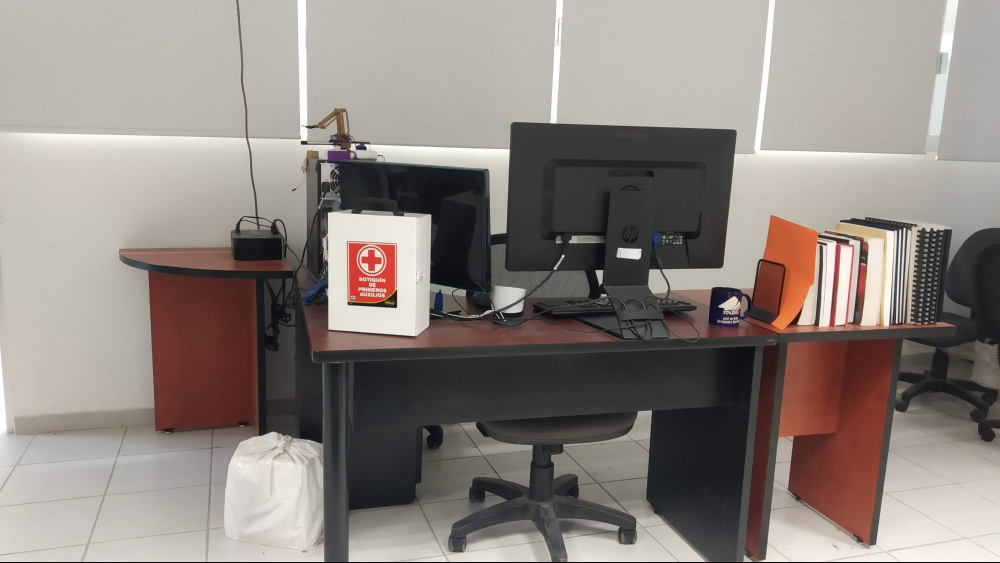
#> input picture Practica9: Descriptores/python/I1.jpg, 4000 x 2250 px (shown at 1/4 size); its folder holds 3 pictures in this run
$ python panorama.py
#> lines starting #> are read from the running program, lines starting #| are printed output that depends on the picture
from imutils import paths
import numpy as np
import matplotlib.pyplot as plt
import cv2

def plot_images(*imgs, figsize=(10,5), hide_ticks=False):
    '''Display one or multiple images.'''
    f = plt.figure(figsize=figsize)
    width = np.ceil(np.sqrt(len(imgs))).astype('int')
    height = np.ceil(len(imgs) / width).astype('int')
    for i, img in enumerate(imgs, 1):
        ax = f.add_subplot(height, width, i)
        if hide_ticks:
            ax.axis('off')
        ax.imshow(cv2.cvtColor(img, cv2.COLOR_BGR2RGB))


akaze = cv2.AKAZE_create()
bf = cv2.BFMatcher(cv2.NORM_HAMMING, crossCheck=True)

# Path a las imágenes
imagePaths = sorted(list(paths.list_images("./")))
images = []
images_gray = []
kpts = []
desc = []
for imagePath in imagePaths:
    image = cv2.imread(imagePath)
#> image is the input picture: shape (2250, 4000, 3); mean B, G, R 127.5, 132.6, 141.5

    scale_percent = 20  # Reducir a este porcentaje
    width = int(image.shape[1] * scale_percent / 100)
#> width = 800
    height = int(image.shape[0] * scale_percent / 100)
#> height = 450
    image = cv2.resize(image, (width, height), interpolation=cv2.INTER_AREA)
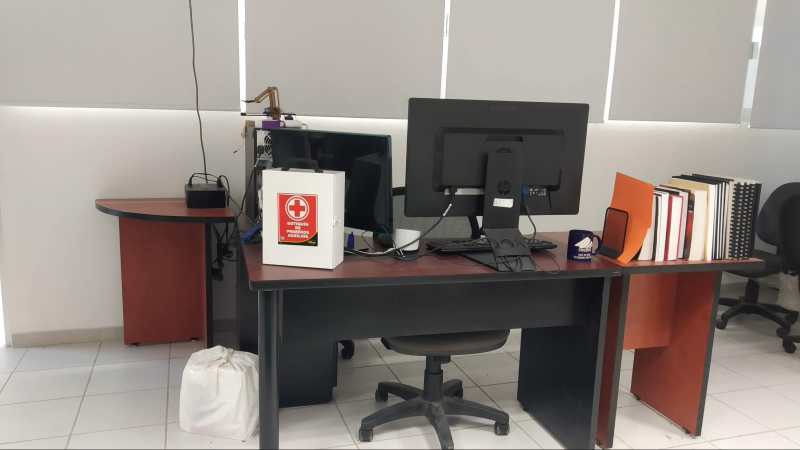
#> image: shape (450, 800, 3); mean B, G, R 127.5, 132.6, 141.5

    images.append(image)

    keypoints, features = akaze.detectAndCompute(image, None)
#> keypoints = 651 keypoints; strongest (x, y, size): (406, 238, 16.1), (503, 202, 11.4), (507, 203, 8.1), (328, 186, 22.8)
    kpts.append(keypoints)
    desc.append(features)
#> pass 2 of the loop `for imagePath in imagePaths:`:
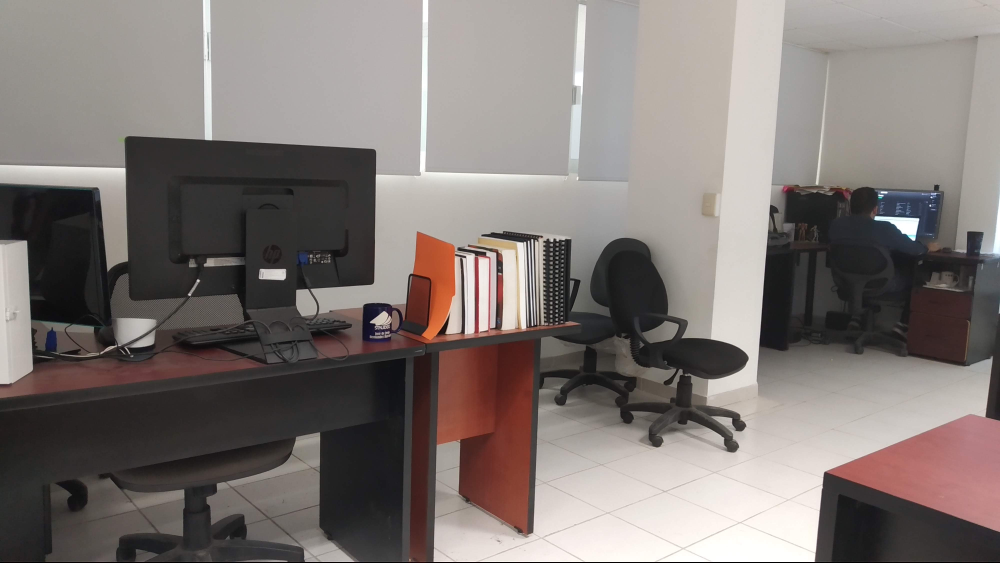
#> input picture Practica9: Descriptores/python/I2.jpg, 4000 x 2250 px (shown at 1/4 size)
#> image is the input picture: shape (2250, 4000, 3); mean B, G, R 116, 119.2, 127.1
#> `image = cv2.resize(image, (width, height), interpolation=cv2.INTER_AREA)`:
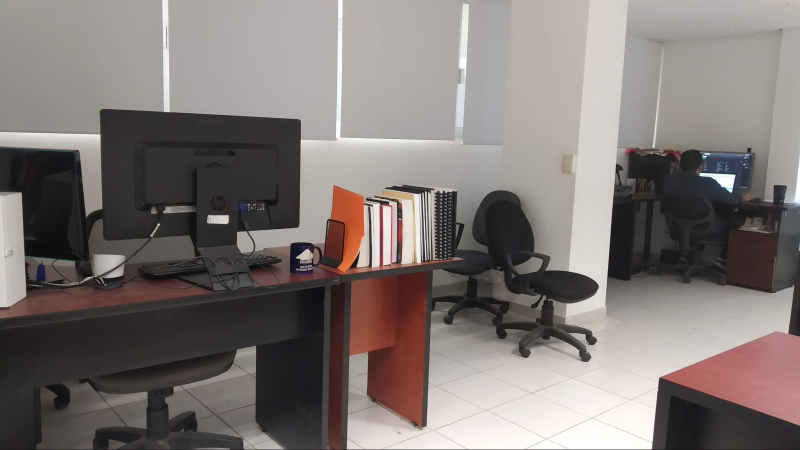
#> image: shape (450, 800, 3); mean B, G, R 116, 119.2, 127.1
#> keypoints = 560 keypoints; strongest (x, y, size): (728, 181, 8.1), (305, 255, 8.1), (218, 219, 16.1), (223, 219, 8.1)
#> pass 3 of the loop `for imagePath in imagePaths:`:
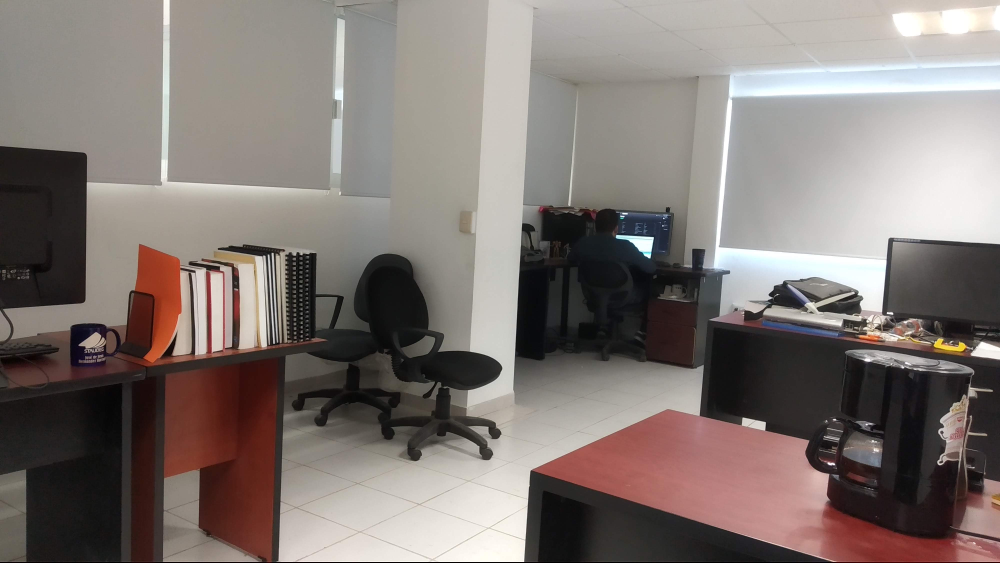
#> input picture Practica9: Descriptores/python/I3.jpg, 4000 x 2250 px (shown at 1/4 size)
#> image is the input picture: shape (2250, 4000, 3); mean B, G, R 115.6, 119.7, 129.1
#> `image = cv2.resize(image, (width, height), interpolation=cv2.INTER_AREA)`:
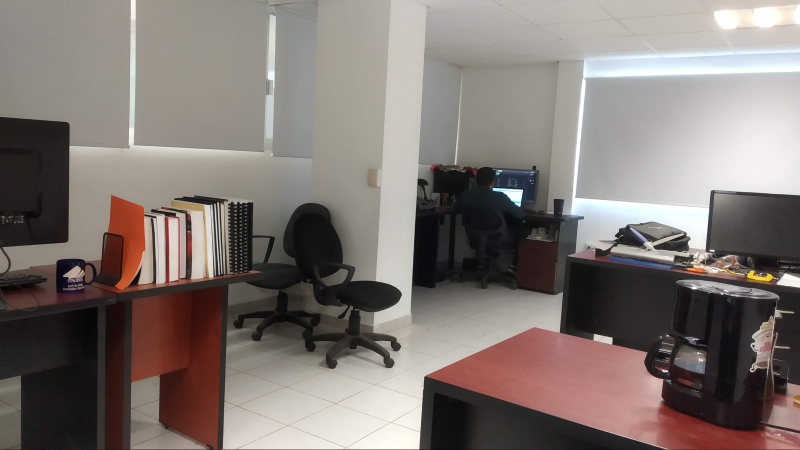
#> image: shape (450, 800, 3); mean B, G, R 115.6, 119.7, 129.1
#> keypoints = 613 keypoints; strongest (x, y, size): (515, 195, 11.4), (516, 195, 8.1), (627, 235, 16.1), (388, 295, 16.1)
plot_images(images[0], images[1])

# for i in range(len(images)-1):
#     matches = bf.match(desc[i], desc[i+1])
#     matches = sorted(matches, key=lambda x: x.distance)


matches = bf.match(desc[0], desc[1])
#> matches = 275 matches
matches = sorted(matches, key=lambda x: x.distance)

keypoints_drawn_left = cv2.drawKeypoints(images[0], kpts[0], None, color=(0, 0, 255))
keypoints_drawn_right = cv2.drawKeypoints(images[1], kpts[1], None, color=(0, 0, 255))
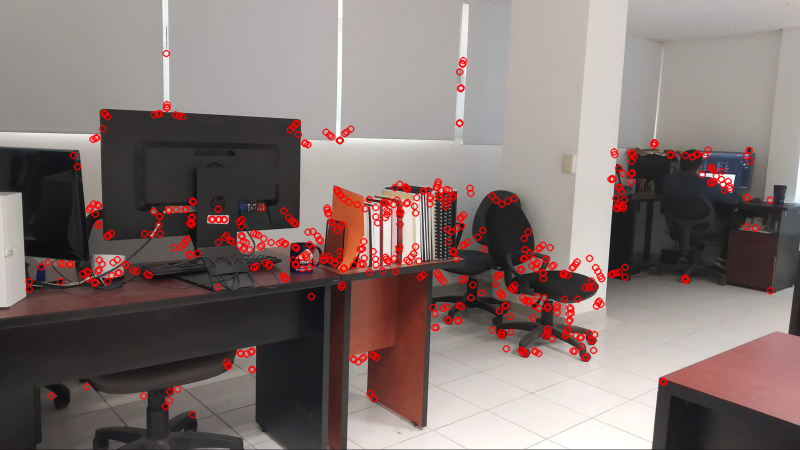
#> keypoints_drawn_right: shape (450, 800, 3); mean of channels 0, 1, 2 113.1, 116.1, 131.4; drawn as B, G, R

plot_images(images[0], keypoints_drawn_left, images[1], keypoints_drawn_right)

matches_drawn = cv2.drawMatches(images[0], kpts[0], images[1], kpts[1], matches[:100], None, matchColor=(0,0,255), flags=cv2.DRAW_MATCHES_FLAGS_NOT_DRAW_SINGLE_POINTS)
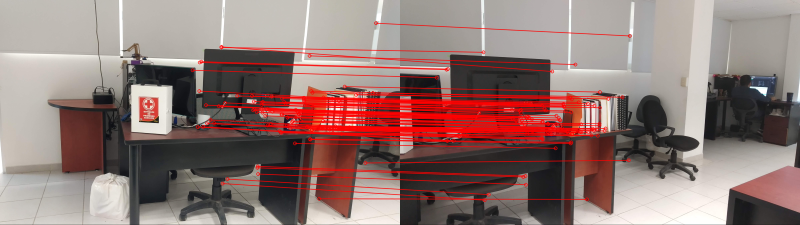
#> matches_drawn: shape (450, 1600, 3) (shown at 1/2 size); mean of channels 0, 1, 2 115.7, 119.5, 144.9; drawn as B, G, R
plot_images(matches_drawn)

left_pts = []
right_pts = []
for m in matches[:100]:
    l = kpts[0][m.queryIdx].pt
    r = kpts[1][m.trainIdx].pt
    left_pts.append(l)
    right_pts.append(r)
#> this loop made 100 passes
#> (l, r) on passes 1 to 12: ((558.9, 262), (282.9, 275.3)), ((454.6, 357.7), (177.1, 388.8)), ((574.5, 234.9), (295.9, 247.7)), ((522.8, 209.6), (240.8, 225.8)), ((573.7, 250.6), (295.4, 263.3)), ((561.3, 263.7), (284.3, 277.1)), ((610, 209.6), (330.7, 221.4)), ((562, 265.1), (284.8, 278.3)), ((597.1, 227.4), (318.7, 239.3)), ((570.9, 206.7), (291.3, 220.1)), ((563.5, 196.6), (283.4, 210.4)), ((525, 203.2), (241.2, 219.3))
#> after the loop, left_pts = 100 pairs, first value 384.7 to 751.6, second value 45.95 to 397.1; right_pts = 100 pairs, first value 72.9 to 459.2, second value 71.43 to 399.9

M, _ = cv2.findHomography(np.float32(right_pts), np.float32(left_pts))
#> M = [[0.477, 0.0273, 326], [-0.0845, 0.854, 7.55], [-0.000612, 3.73e-05, 1]]
dim_x = images[0].shape[1] + images[1].shape[1]
#> dim_x = 1600
dim_y = max(images[0].shape[0]+100, images[1].shape[0]+100)
#> dim_y = 550
dim = (dim_x, dim_y)
#> dim = (1600, 550)

warped = cv2.warpPerspective(images[1], M, dim)
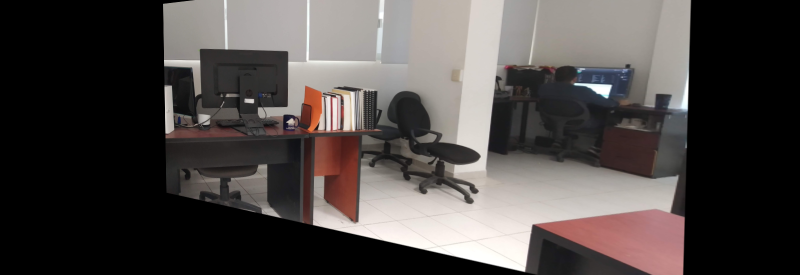
#> warped: shape (550, 1600, 3) (shown at 1/2 size); mean of channels 0, 1, 2 70.2, 72, 77.3; drawn as B, G, R
plot_images(warped)
comb = warped.copy()
# combinar las dos imagenes
comb[0:images[0].shape[0],0:images[0].shape[1]] = images[0]
# crop
r_crop = 1300
comb = comb[:, :r_crop]
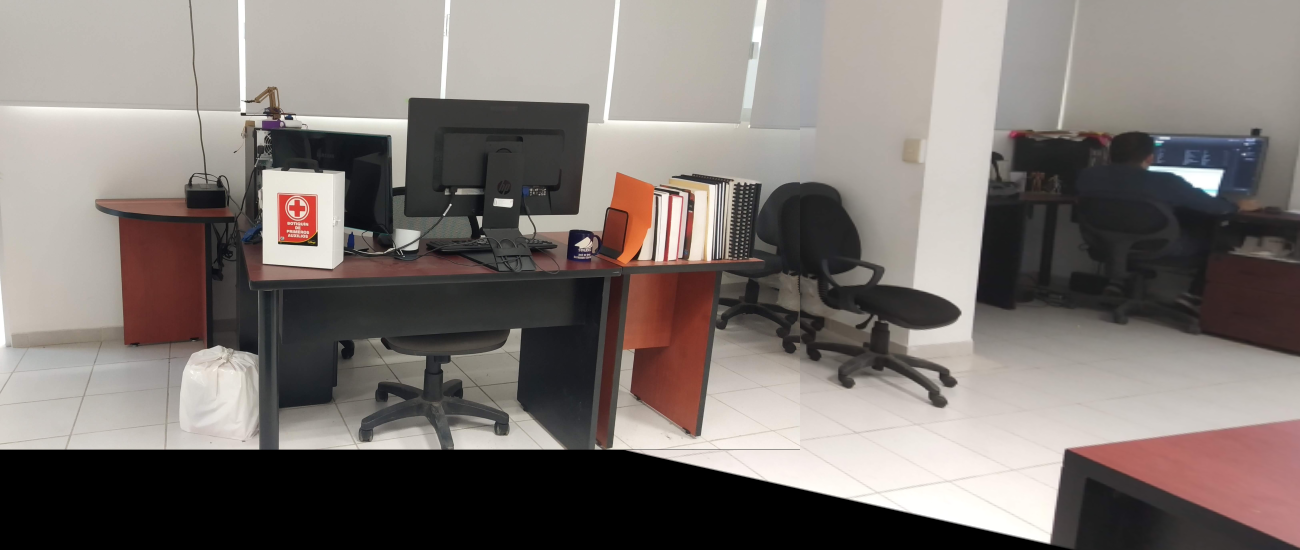
#> comb: shape (550, 1300, 3); mean of channels 0, 1, 2 113.7, 117.5, 124.9; drawn as B, G, R
plot_images(comb)

plt.show()
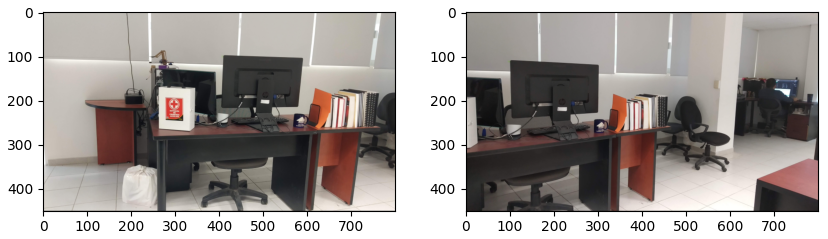
#> figure drawn by matplotlib, 2 panels
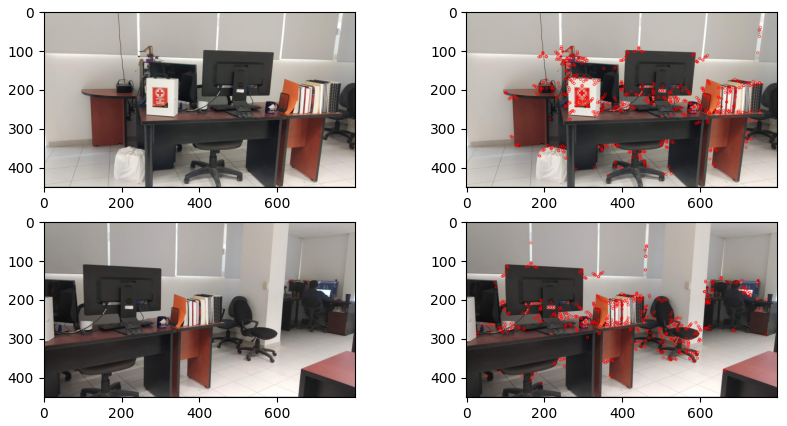
#> figure drawn by matplotlib, 4 panels
